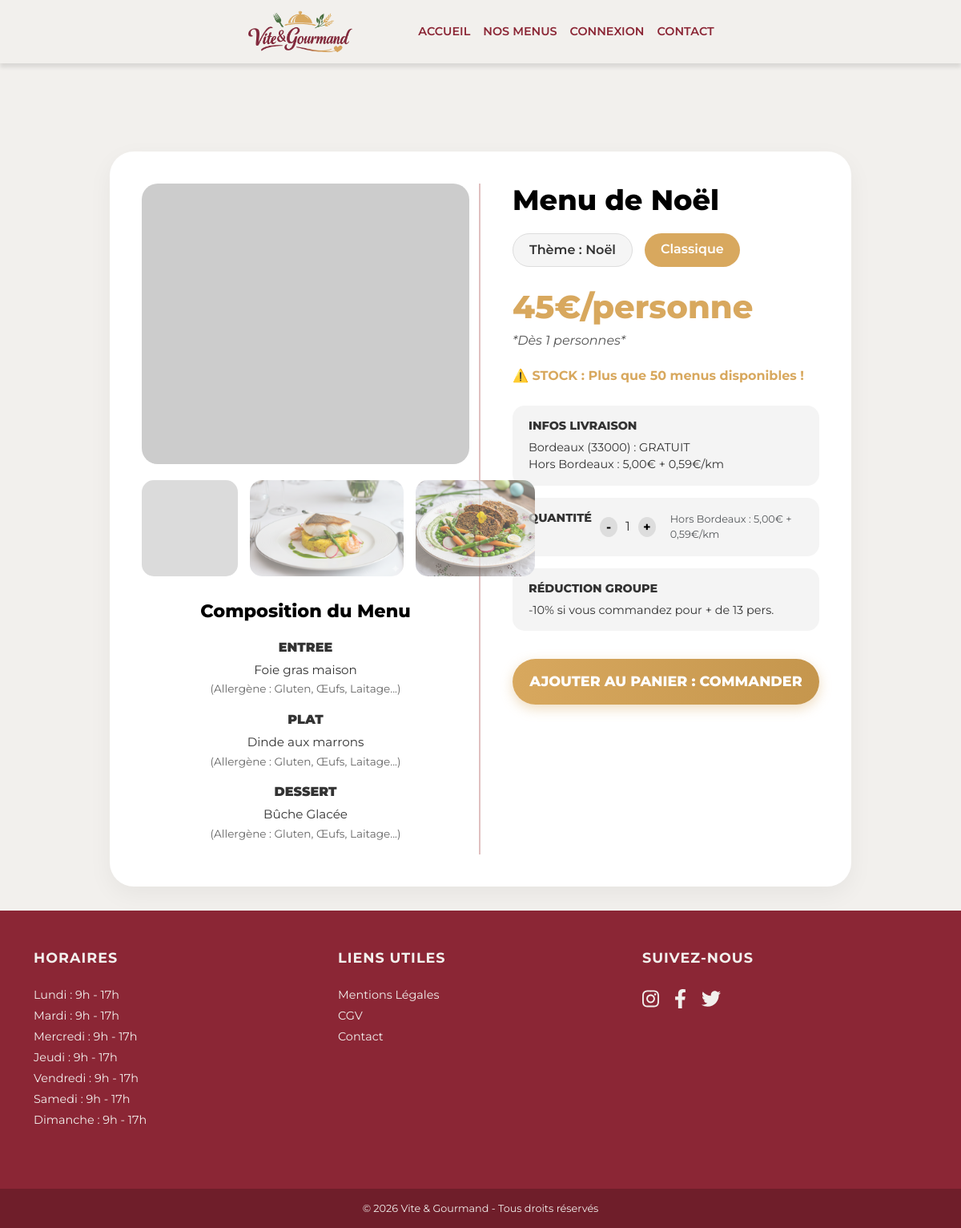
Screenshot of /index.php?page=menu&id=1 with the database file from the repository.
### tables this page shows
CREATE TABLE plat (
    plat_id INT AUTO_INCREMENT PRIMARY KEY,
    titre_plat VARCHAR(100) NOT NULL,
    description TEXT,
    photo VARCHAR(255),
    categorie ENUM('entree', 'plat', 'dessert') NOT NULL
);

CREATE TABLE menu (
    menu_id INT AUTO_INCREMENT PRIMARY KEY,
    titre VARCHAR(100) NOT NULL,
    description TEXT NOT NULL,
    prix_par_personne DECIMAL(10, 2) NOT NULL,
    nombre_personne_min INT NOT NULL DEFAULT 1,
    quantite_restante INT NOT NULL DEFAULT 0,
    image_principale VARCHAR(255),
    image_entree VARCHAR(255) DEFAULT NULL,
    image_plat VARCHAR(255) DEFAULT NULL,
    image_dessert VARCHAR(255) DEFAULT NULL,
    theme_id INT,
    regime_id INT,
    FOREIGN KEY (theme_id) REFERENCES theme(theme_id) ON DELETE SET NULL,
    FOREIGN KEY (regime_id) REFERENCES regime(regime_id) ON DELETE SET NULL
);

CREATE TABLE theme (
    theme_id INT AUTO_INCREMENT PRIMARY KEY,
    libelle VARCHAR(50) NOT NULL
);

CREATE TABLE regime (
    regime_id INT AUTO_INCREMENT PRIMARY KEY,
    libelle VARCHAR(50) NOT NULL
);

### models/menu.php (called while the page is built, shortened)
<?php
class Menu {
    public static function getById($id) {
        global $pdo;
        $sql = "SELECT menu.*, theme.libelle AS theme_nom, regime.libelle AS regime_nom
                FROM menu
                LEFT JOIN theme ON menu.theme_id = theme.theme_id
                LEFT JOIN regime ON menu.regime_id = regime.regime_id
                WHERE menu.menu_id = :id";
        $stmt = $pdo->prepare($sql);
        $stmt->bindParam(':id', $id, PDO::PARAM_INT);
        $stmt->execute();
        return $stmt->fetch();
    }
    public static function getPlatsByMenuId($menu_id) {
        global $pdo;
        $sql = "SELECT p.* FROM plat p
                JOIN menu_plat mp ON p.plat_id = mp.plat_id
                WHERE mp.menu_id = :menu_id
                ORDER BY FIELD(p.categorie, 'entree', 'plat', 'dessert')";
        $stmt = $pdo->prepare($sql);
        $stmt->bindParam(':menu_id', $menu_id, PDO::PARAM_INT);
        $stmt->execute();
        return $stmt->fetchAll();
    }
}
?>

### views/menus/detail_menu.php (the view, shortened to what this page needs)
<?php require_once 'Views/partials/header.php'; ?>
<link rel="stylesheet" href="assets/css/detail_menu.css">
<div class="container">
    <div class="row justify-content-center">
        <div class="col-lg-10">
            <div class="detail-card">
                <div class="row">
                    <div class="col-md-6 vertical-divider">
                        <?php
                            $imgName = $menu['image_principale'];
                            $imgPath = "assets/images/menu/" . $imgName;
                            if(empty($imgName) || !file_exists($imgPath)) { $imgPath = "https://via.placeholder.com/600x600?text=Menu"; }
                        ?>
                        <div class="main-image-container">
                            <img src="<?php echo $imgPath; ?>" class="main-image clickable" alt="<?php echo htmlspecialchars($menu['titre']); ?>" onclick="openModal(this.src)">
                        </div>
                        <div class="thumbnails-row">
                            <img src="<?php echo $imgPath; ?>" class="thumb-img" alt="Vue principale" onclick="changeMainImage(this.src)">
                            <img src="assets/images/menu/menu_entreprisee.png" class="thumb-img" alt="Test Image 2" onclick="changeMainImage(this.src)">
                            <img src="assets/images/menu/menu_vege.png" class="thumb-img" alt="Test Image 3" onclick="changeMainImage(this.src)">
                        </div>
                        <div class="composition-section">
                            <h3 class="composition-title">Composition du Menu</h3>
                            <?php foreach ($plats as $plat): ?>
                                <div class="mb-3">
                                    <div class="plat-category"><?php echo htmlspecialchars($plat['categorie']); ?></div>
                                    <div class="plat-name"><?php echo htmlspecialchars($plat['titre_plat']); ?></div>
                                    <div class="allergenes">
                                        (Allergène : Gluten, Œufs, Laitage...)
                                    </div>
                                </div>
                            <?php endforeach; ?>
                        </div>
                    </div>
                    <div class="col-md-6 right-col-content">
                        <h1 class="menu-title-detail">
                            <?php echo htmlspecialchars($menu['titre']); ?>
                        </h1>
                        <div class="badges-row">
                            <div class="badge-pill-theme">Thème : <?php echo htmlspecialchars($menu['theme_nom']); ?></div>
                            <div class="badge-pill-regime"><?php echo htmlspecialchars($menu['regime_nom']); ?></div>
                        </div>
                        <div class="price-large">
                            <?php echo number_format($menu['prix_par_personne'], 0, ',', ' '); ?>€/personne
                        </div>
                        <div class="min-personnes">*Dès <?php echo $menu['nombre_personne_min'] ?? 8; ?> personnes*</div>
                        <div class="stock-alert">
                            ⚠️ STOCK : Plus que <?php echo $menu['quantite_restante']; ?> menus disponibles !
                        </div>
                        <div class="info-box">
                            <div class="info-box-title">INFOS LIVRAISON</div>
                            <div class="info-box-text">
                                Bordeaux (33000) : GRATUIT<br>
                                Hors Bordeaux : 5,00€ + 0,59€/km
                            </div>
                        </div>
                        <div class="info-box">
                            <div class="qty-selector">
                                <span class="info-box-title m-0">QUANTITÉ : </span>
                                <button class="qty-btn">-</button>
                                <span><?php echo $menu['nombre_personne_min'] ?? 8; ?></span>
                                <button class="qty-btn">+</button>
                                <span class="ms-2 text-muted" style="font-size:0.8rem;">Hors Bordeaux : 5,00€ + 0,59€/km</span>
                            </div>
                        </div>
                        <div class="info-box">
                            <div class="info-box-title">RÉDUCTION GROUPE</div>
                            <div class="info-box-text">
                                -10% si vous commandez pour + de 13 pers.
                            </div>
                        </div>
                        <button class="btn-panier">
                            AJOUTER AU PANIER : COMMANDER
                        </button>
                    </div>
                </div>
            </div>
        </div>
    </div>
</div>
<?php require_once 'Views/partials/footer.php'; ?>

### assets/css/detail_menu.css (style rules this page uses)
body { background-color: #F2F0ED; font-family: 'Montserrat', sans-serif; color: #333; }
.detail-card { background: white; border-radius: 30px; box-shadow: 0 10px 30px rgba(0,0,0,0.05); overflow: hidden; margin-top: 30px; margin-bottom: 30px; padding: 40px; position: relative; }
.vertical-divider { border-right: 2px solid #E0C0C0; }
.main-image-container { border-radius: 20px; overflow: hidden; height: 350px; margin-bottom: 20px; }
.main-image { width: 100%; height: 100%; object-fit: cover; }
.thumbnails-row { display: flex; gap: 15px; margin-bottom: 30px; }
.thumb-img { width: calc(50% - 7.5px); height: 120px; border-radius: 15px; object-fit: cover; }
.composition-section { text-align: center; }
.composition-title { font-weight: 800; font-size: 1.4rem; margin-bottom: 20px; color: #000; }
.plat-category { font-weight: 900; text-transform: uppercase; font-size: 1rem; margin-bottom: 5px; margin-top: 15px; }
.plat-name { font-size: 0.95rem; margin-bottom: 2px; }
.allergenes { font-size: 0.85rem; color: #666; }
.right-col-content { padding-left: 40px; display: flex; flex-direction: column; height: 100%; }
.menu-title-detail { font-weight: 800; font-size: 2.2rem; line-height: 1.2; margin-bottom: 20px; color: #000; }
.badges-row { display: flex; gap: 15px; margin-bottom: 20px; }
.badge-pill-theme { background-color: #F5F5F5; border: 1px solid #ddd; border-radius: 50px; padding: 8px 20px; font-weight: 600; color: #333; }
.badge-pill-regime { background-color: #D8A85E; border-radius: 50px; padding: 8px 20px; font-weight: 600; color: white; }
.price-large { color: #D8A85E; font-weight: 800; font-size: 2.5rem; margin-bottom: 0; }
.min-personnes { font-style: italic; color: #555; font-size: 1rem; margin-bottom: 20px; }
.stock-alert { color: #D8A85E; font-weight: bold; display: flex; align-items: center; gap: 10px; margin-bottom: 25px; }
.info-box { background-color: #F4F4F4; border-radius: 15px; padding: 15px 20px; margin-bottom: 15px; }
.info-box-title { font-weight: 800; font-size: 0.9rem; margin-bottom: 5px; text-transform: uppercase; }
.info-box-text { font-size: 0.9rem; color: #333; }
.qty-selector { display: flex; align-items: center; gap: 10px; }
.qty-btn { background: #ddd; border: none; width: 25px; height: 25px; border-radius: 50%; font-weight: bold; cursor: pointer; }
.btn-panier { background: linear-gradient(90deg, #D8A85E 0%, #c5964d 100%); color: white; font-weight: 800; text-transform: uppercase; border: none; width: 100%; padding: 15px; border-radius: 50px; font-size: 1.1rem; margin-top: 20px; box-shadow: 0 5px 15px rgba(216, 168, 94, 0.4); transition: transform 0.2s; }
.main-image.clickable { cursor: zoom-in; transition: opacity 0.2s; }
.thumb-img { width: calc(50% - 7.5px); height: 120px; border-radius: 15px; object-fit: cover; cursor: pointer; transition: all 0.2s ease; opacity: 0.7; }

### rows the page displays
plat: categorie "ENTREE", titre_plat "Foie gras maison"
plat: categorie "PLAT", titre_plat "Dinde aux marrons"
plat: categorie "DESSERT", titre_plat "Bûche Glacée"
menu: titre "Menu de Noël", theme.libelle "Noël", regime.libelle "Classique", prix_par_personne "45", nombre_personne_min "1", quantite_restante "50"
